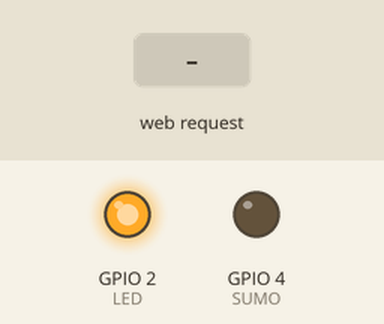
Bench run of a sketch on a simulated ESP8266 (NodeMCU). Shown: output pins drawn as LEDs (lit = HIGH). The inputs (shaded band) are chosen by the test bench. WiFi joins after 1.5 s; servers stay silent unless stated.

Above: at 3.9 s.
4.0 s: HTTP request GET /SUMO=ON received
At 4.5 s:
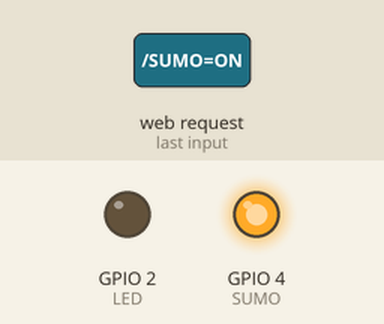
5.5 s: HTTP request GET /SUMO=OFF received
At 6.9 s:
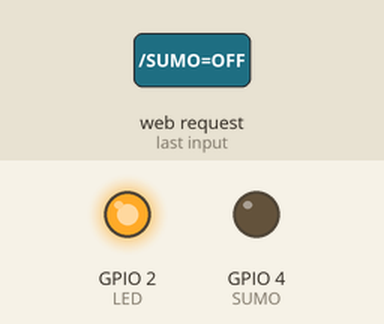
Timing chart, 0 to 8.5 s (numbered marks = the images above; inputs shaded):
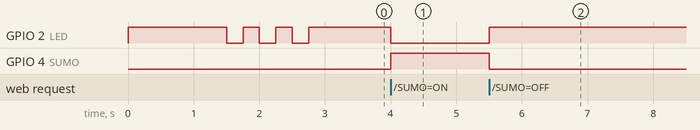

The sketch:

ESP8266-SUMOCtrl.ino
```cpp
#include <ESP8266WiFi.h>

// define Serial Output for debugging
//#define SerialEnabled

// SUMO is connected to GPIO4 on the ESP8266
#define SUMO 4

// Status LED on GPIO2 (LED inverted!)
#define LED 2
#define LEDON LOW
#define LEDOFF HIGH

//WLAN Configuration
const char* ssid = "";
const char* password = "";

// Vars
int SumoState = LOW;
int ClientCounter = 4000;

// Watchdog for SUMO - maximum ON time 6 hours
unsigned long maxOnTimeMillis = (6 * 3600 * 1000);
unsigned long CurrentMillis = 0;
unsigned long StartSumoMillis = 0;
unsigned long CurrentOnTime = 0;
// Watchdog runs every second
long WatchdogCounter = 120000;

WiFiServer server(80);

void setup() {
  #ifdef SerialEnabled
  Serial.begin(115200);
  #endif

  pinMode(SUMO, OUTPUT);
  digitalWrite(SUMO, LOW);
  pinMode(LED, OUTPUT);
  digitalWrite(LED, LEDOFF);

  // Connect to WiFi network
  #ifdef SerialEnabled
  Serial.println();
  Serial.println();
  Serial.print("Connecting to ");
  Serial.println(ssid);
  #endif

  WiFi.begin(ssid, password);

  while (WiFi.status() != WL_CONNECTED) {
    delay(500);
    #ifdef SerialEnabled
    Serial.print(".");
    #endif
  }
  #ifdef SerialEnabled
  Serial.println("");
  Serial.println("WiFi connected");
  #endif

  // Start the server
  server.begin();

  // Print the IP address
  #ifdef SerialEnabled
  Serial.print("Use this URL to connect: ");
  Serial.print("http://");
  Serial.print(WiFi.localIP());
  Serial.println("/");
  #endif
  digitalWrite(LED, LEDON);
  delay(250);
  digitalWrite(LED, LEDOFF);
  delay(250);
  digitalWrite(LED, LEDON);
  delay(250);
  digitalWrite(LED, LEDOFF);
  delay(250);
  digitalWrite(LED, LEDON);
  delay(250);
  digitalWrite(LED, LEDOFF);
}

void loop() {
  // Check if a client has connected
  WiFiClient client = server.available();
  if (!client) {

    while(WatchdogCounter != 0)
    {
      WatchdogCounter--;
      return;
    }
    WatchdogCounter = 120000;
    // SUMO Watchdog
    if (SumoState == HIGH) {
      #ifdef SerialEnabled
      Serial.println("SUMO Watchdog");
      #endif
      CurrentMillis = millis();
      CurrentOnTime = CurrentMillis - StartSumoMillis;
      #ifdef SerialEnabled
      Serial.print("CurrentOnTimeMillis=");
      Serial.println(CurrentOnTime);
      #endif
      if ( CurrentOnTime >= maxOnTimeMillis ) {
        // SUMO is running for longer than maxOnTime, turn it off!
        digitalWrite(SUMO, LOW);
        digitalWrite(LED, LEDOFF);
        SumoState = LOW;
        StartSumoMillis=0;
      }
    }
    return;
  }

  // Wait until the client sends some data
  #ifdef SerialEnabled
  Serial.println("New client connected, waiting for data..");
  #endif
  while(!client.available()){
    ClientCounter--;
    if (ClientCounter == 0){
      #ifdef SerialEnabled
      Serial.println("Disconnecting inactive Client.");
      #endif
      client.stop();
      delay(150);
      return;
    }
    delay(1);
  }
  ClientCounter=4000;
  // Read the first line of the request
  String request = client.readStringUntil('\r');
  client.flush();

  // Match the request

  if (request.indexOf("/SUMO=ON") != -1) {
    digitalWrite(SUMO, HIGH);
    digitalWrite(LED, LEDON);
    SumoState = HIGH;
    StartSumoMillis = millis();
  }
  if (request.indexOf("/SUMO=OFF") != -1){
    digitalWrite(SUMO, LOW);
    digitalWrite(LED, LEDOFF);
    SumoState = LOW;
    StartSumoMillis=0;
  }

  // Return the response
  client.println("HTTP/1.1 200 OK");
  client.println("Content-Type: text/html");
  client.println(""); //  do not forget this one
  client.println("<!DOCTYPE HTML>");
  client.println("<html>");

  client.print("SUMO state is now: ");

  if(SumoState == HIGH) {
    client.print("On");
    client.println("<br>");
    CurrentMillis = millis();
    CurrentOnTime = CurrentMillis - StartSumoMillis;
    int OnTimeMin = CurrentOnTime / 60000;
    client.print ("SumoOnTimeMinutes=");
    client.println(OnTimeMin);
  } else {
    client.print("Off");
  }
  client.println("<br><br>");
  client.println("Click <a href=\"/SUMO=ON\">here</a> turn the SUMO on<br>");
  client.println("Click <a href=\"/SUMO=OFF\">here</a> turn the SUMO off<br>");
  client.println("</html>");

  delay(150);
  client.stop();
  delay(150);
  #ifdef SerialEnabled
  Serial.println("Client disonnected");
  Serial.println("");
  #endif
}
```

Measured:
- after the input at 4.0 s, GPIO 2 (LED): HIGH → LOW at once; GPIO 4 (SUMO): LOW → HIGH at once
- after the input at 5.5 s, GPIO 2 (LED): LOW → HIGH at once; GPIO 4 (SUMO): HIGH → LOW at once
